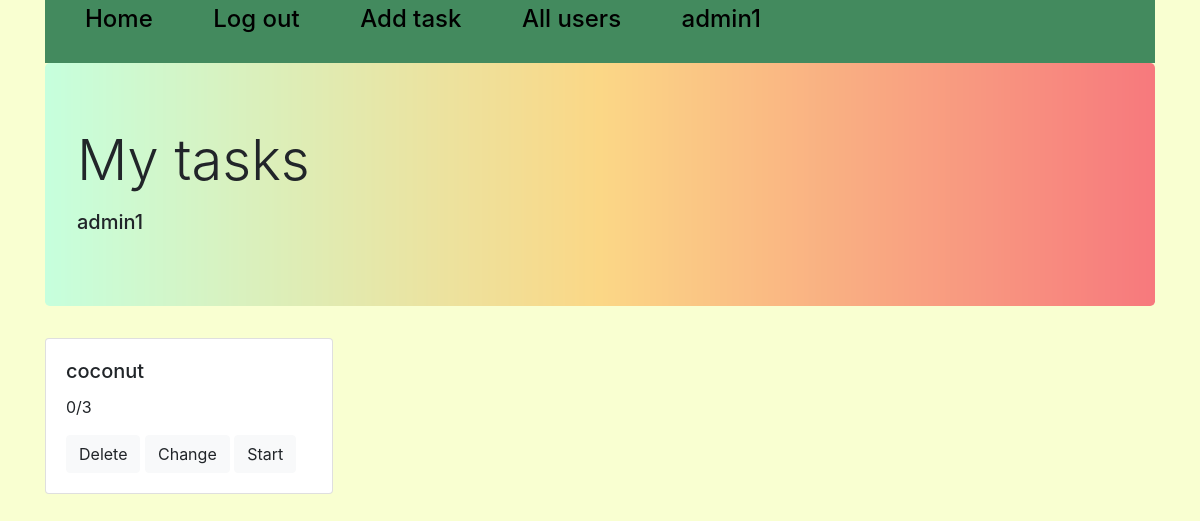
The app's page /all_tasks/1 (signed in), older data.
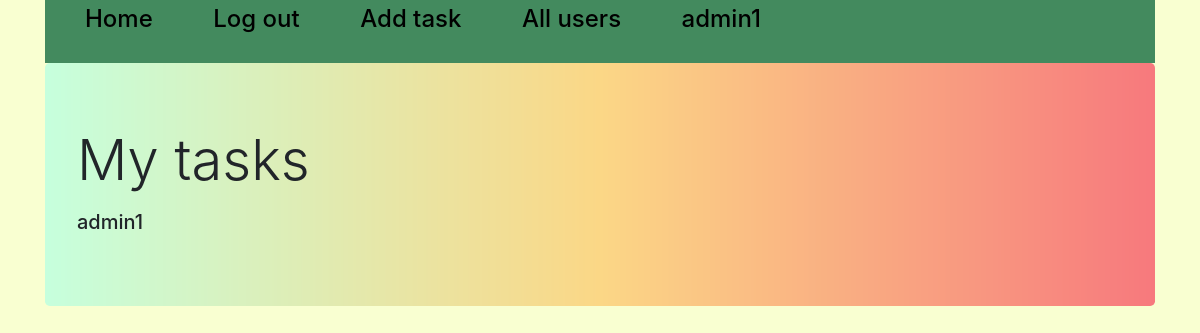
The same page, newer data.
### tables this page shows
CREATE TABLE users 
                            (id INTEGER PRIMARY KEY AUTOINCREMENT, 
                             user_name VARCHAR(50),
                             password_hash VARCHAR(128)
                             );

CREATE TABLE tasks
                                    (id INTEGER PRIMARY KEY AUTOINCREMENT,
                                     title VARCHAR(100),
                                     content VARCHAR(10000),
                                     choices VARCHAR(1000),
                                     correct_choice VARCHAR(100)
                             );

### mainpage.py (the view)
@app.route('/all_tasks/<int:id>', methods=['GET', 'POST'])
def all_tasks(id):
    all, username = '', ''
    if 'username' not in session:
        return redirect('/login')
    if id != 0 and session['user_id'] in [1, 2]:
        all = [i[1] for i in task_user.get_all(id)]
        username = users_base.get(id)[1]
        session['list_id'] = id
    else:
        id = 0
    if id == 0:
        session['list_id'] = session['user_id']
        all = [i[1] for i in task_user.get_all(session['list_id'])]
        username = ''
    session['titles'] = []
    session['contents'] = []
    session['choices'] = []
    session['correct'] = []
    session['task_id'] = all
    for i in all:
        try:
            title, content, choices, correct_choices = tasks_model.get(i)[1:]
            session['titles'].append(title)
            session['contents'].append(content.split('\n'))
            choices = [i.split() for i in choices.split('\n')]
            session['choices'].append(choices)
            session['correct'].append(correct_choices.split('\n'))
        except Exception as e:
            all.pop(all.index(i))
    sc = progress.get_all(session['list_id'])
    scores_id = [i[-2] for i in sc]
    scores1 = []
    n_all = 0
    for i in all:
        if i in scores_id:
            n_correct = sc[scores_id.index(i)][2]
            n_all = sc[scores_id.index(i)][1]
        else:
            n_correct = 0
            try:
                n_all = len(session['contents'][all.index(i)])
            except IndexError:
                all.pop(all.index(i))
        scores1.append(str(n_correct) + '/' + str(n_all))
    session['scores'] = scores1
    print(session['contents'])
    return render_template('tasks.html', flag=True, n=range(len(all)), name=username)

### DB.py (called while the page is built)
    def get(self, user_id):
        cursor = self.connection.cursor()
        cursor.execute("SELECT * FROM users WHERE id = ?", (str(user_id),))
        row = cursor.fetchone()
        return row

    def get(self, id):
        cursor = self.connection.cursor()
        cursor.execute("SELECT * FROM tasks WHERE id = ?", (id,))
        row = cursor.fetchone()
        return row

    def get_all(self, user_id=None, task_id=None):
        cursor = self.connection.cursor()
        if user_id and not task_id:
            cursor.execute("SELECT * FROM progresss WHERE user_id=?", (str(user_id),))
        elif user_id and task_id:
            cursor.execute("SELECT * FROM progresss WHERE task_id=? AND user_id=?", (str(task_id), str(user_id)))
        else:
            cursor.execute("SELECT * FROM progresss")
        rows = cursor.fetchall()
        return rows

    def get_all(self, id=None):
        cursor = self.connection.cursor()
        if id:
            cursor.execute("SELECT * FROM taskuser WHERE user_id = ?", (str(id),))
        else:
            cursor.execute("SELECT * FROM taskuser")
        rows = cursor.fetchall()
        return rows

### templates/tasks.html (shortened to what this page needs)
{% extends "base.html" %}
{% block content %}
<div class="container">
    <div class="jumbotron" style="background-image: url(/static/gradientyellow.jpg); background-size: 100%;">
        <h1 class="display-4">My tasks</h1>
        <p class="lead">
        <h5>{{name}}</h5>
    </div>
    {% if flag %}
    {% for i in n%}
    <div class="card" name={{i}} value={{i}} style="width: 18rem;">
        <div class="card-body">
            <h5 class="card-title">{{session['titles'][i]}}</h5>
            <p class="card-text">{{session['scores'][i]}}</p>
            {% if session['user_id'] == 1 or session['user_id'] == 2 %}
            <a href="/delete/{{session['task_id'][i]}}" class="btn btn-light">Delete</a>
            <a href="/add_task/{{session['task_id'][i]}}" class="btn btn-light">Change</a>
            {% endif %}
            <a href="/task/{{i}}" class="btn btn-light">Start</a>
        </div>
    </div>
    {% endfor %}
    {% endif %}
</div>
{% endblock %}

### templates/base.html (shortened to what this page needs)
<!DOCTYPE html>
<html lang="en">
<head>
    <link rel="stylesheet" href="https://stackpath.bootstrapcdn.com/bootstrap/4.3.1/css/bootstrap.min.css"
>
</head>
<body>
<div class="top_line">
    <div class="container">
        <div class="col-md-12">
            <div class="row">
                <div class="top_nav" style="background-color: #438a5e;">
                    <ul>
                        {% if "username" in session %}
                        <li><a class="navbar-brand" href="/homepage1"><h4>Home</h4></a></li>
                        <li><a class="navbar-brand" href="/login"><h4>Log out</h4></a></li>
                        {% if session['user_id'] == 1 or session['user_id'] == 2 %}
                        <li><a class="navbar-brand" href="/add_task/0"><h4>Add task</h4></a></li>
                        <li><a class="navbar-brand" href="/all_users"><h4>All users</h4></a></li>
                        {% endif %}
                        <li><a class="navbar-brand" href="/logout"><h4>{{session['username']}}</h4></a></li>
                        {% endif %}
                    </ul>
                </div>
            </div>
        </div>
    </div>
</div>
{% block content %}{% endblock %}
</body>
</html>

### templates/base.html (style rules this page uses)
body { background-color: #f9ffd1; }
.top_nav { width: 100%; }
.top_nav ul li { list-style-type: none; display: inline-block; vertical-align: center; padding-right: 40px; }
.top_nav a { color: black; }

Row changes from the older to the newer data that the page shows:
removed tasks: title "coconut"
Text that changed along with them:
list line gone: "0/3 Delete Change Start"
